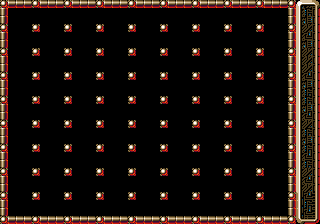

Rendered tile map (Tiled .tmx) drawn with the repository's tilesets; below, a short description and the full map source, tile grids included:
An orthogonal 40x28 tile map with 8x8 px tiles, 1 tile layer (Tile Layer 1).

<map version="1.10" tiledversion="1.10.2" orientation="orthogonal" renderorder="right-down" width="40" height="28" tilewidth="8" tileheight="8" infinite="0" nextlayerid="2" nextobjectid="1">
 <tileset firstgid="1" source="oga-swm-tiles-alpha.tsx" />
 <layer id="1" name="Tile Layer 1" width="40" height="28">
  <data encoding="csv">
225,181,181,181,225,181,181,181,225,181,181,181,225,181,181,181,225,181,181,181,225,181,181,181,225,181,181,181,225,181,181,181,225,181,181,181,225,105,106,108,
224,0,0,0,0,0,0,0,0,0,0,0,0,0,0,0,0,0,0,0,0,0,0,0,0,0,0,0,0,0,0,0,0,0,0,0,224,149,194,152,
224,0,0,0,0,0,0,0,0,0,0,0,0,0,0,0,0,0,0,0,0,0,0,0,0,0,0,0,0,0,0,0,0,0,0,0,224,149,151,152,
225,0,0,0,225,0,0,0,225,0,0,0,225,0,0,0,225,0,0,0,225,0,0,0,225,0,0,0,225,0,0,0,225,0,0,0,225,149,150,152,
224,0,0,0,0,0,0,0,0,0,0,0,0,0,0,0,0,0,0,0,0,0,0,0,0,0,0,0,0,0,0,0,0,0,0,0,224,149,195,152,
224,0,0,0,0,0,0,0,0,0,0,0,0,0,0,0,0,0,0,0,0,0,0,0,0,0,0,0,0,0,0,0,0,0,0,0,224,149,151,152,
225,0,0,0,225,0,0,0,225,0,0,0,225,0,0,0,225,0,0,0,225,0,0,0,225,0,0,0,225,0,0,0,225,0,0,0,225,149,150,152,
224,0,0,0,0,0,0,0,0,0,0,0,0,0,0,0,0,0,0,0,0,0,0,0,0,0,0,0,0,0,0,0,0,0,0,0,224,149,150,152,
224,0,0,0,0,0,0,0,0,0,0,0,0,0,0,0,0,0,0,0,0,0,0,0,0,0,0,0,0,0,0,0,0,0,0,0,224,149,150,152,
225,0,0,0,225,0,0,0,225,0,0,0,225,0,0,0,225,0,0,0,225,0,0,0,225,0,0,0,225,0,0,0,225,0,0,0,225,149,195,152,
224,0,0,0,0,0,0,0,0,0,0,0,0,0,0,0,0,0,0,0,0,0,0,0,0,0,0,0,0,0,0,0,0,0,0,0,224,149,151,152,
224,0,0,0,0,0,0,0,0,0,0,0,0,0,0,0,0,0,0,0,0,0,0,0,0,0,0,0,0,0,0,0,0,0,0,0,224,149,194,152,
225,0,0,0,225,0,0,0,225,0,0,0,225,0,0,0,225,0,0,0,225,0,0,0,225,0,0,0,225,0,0,0,225,0,0,0,225,149,194,152,
224,0,0,0,0,0,0,0,0,0,0,0,0,0,0,0,0,0,0,0,0,0,0,0,0,0,0,0,0,0,0,0,0,0,0,0,224,149,151,152,
224,0,0,0,0,0,0,0,0,0,0,0,0,0,0,0,0,0,0,0,0,0,0,0,0,0,0,0,0,0,0,0,0,0,0,0,224,149,195,152,
225,0,0,0,225,0,0,0,225,0,0,0,225,0,0,0,225,0,0,0,225,0,0,0,225,0,0,0,225,0,0,0,225,0,0,0,225,149,150,152,
224,0,0,0,0,0,0,0,0,0,0,0,0,0,0,0,0,0,0,0,0,0,0,0,0,0,0,0,0,0,0,0,0,0,0,0,224,149,194,152,
224,0,0,0,0,0,0,0,0,0,0,0,0,0,0,0,0,0,0,0,0,0,0,0,0,0,0,0,0,0,0,0,0,0,0,0,224,149,151,152,
225,0,0,0,225,0,0,0,225,0,0,0,225,0,0,0,225,0,0,0,225,0,0,0,225,0,0,0,225,0,0,0,225,0,0,0,225,149,194,152,
224,0,0,0,0,0,0,0,0,0,0,0,0,0,0,0,0,0,0,0,0,0,0,0,0,0,0,0,0,0,0,0,0,0,0,0,224,149,195,152,
224,0,0,0,0,0,0,0,0,0,0,0,0,0,0,0,0,0,0,0,0,0,0,0,0,0,0,0,0,0,0,0,0,0,0,0,224,149,194,152,
225,0,0,0,225,0,0,0,225,0,0,0,225,0,0,0,225,0,0,0,225,0,0,0,225,0,0,0,225,0,0,0,225,0,0,0,225,149,150,152,
224,0,0,0,0,0,0,0,0,0,0,0,0,0,0,0,0,0,0,0,0,0,0,0,0,0,0,0,0,0,0,0,0,0,0,0,224,149,195,152,
224,0,0,0,0,0,0,0,0,0,0,0,0,0,0,0,0,0,0,0,0,0,0,0,0,0,0,0,0,0,0,0,0,0,0,0,224,149,150,152,
225,0,0,0,225,0,0,0,225,0,0,0,225,0,0,0,225,0,0,0,225,0,0,0,225,0,0,0,225,0,0,0,225,0,0,0,225,193,195,196,
224,0,0,0,0,0,0,0,0,0,0,0,0,0,0,0,0,0,0,0,0,0,0,0,0,0,0,0,0,0,0,0,0,0,0,0,224,193,194,196,
224,0,0,0,0,0,0,0,0,0,0,0,0,0,0,0,0,0,0,0,0,0,0,0,0,0,0,0,0,0,0,0,0,0,0,0,224,193,195,196,
225,181,181,181,225,181,181,181,225,181,181,181,225,181,181,181,225,181,181,181,225,181,181,181,225,181,181,181,225,181,181,181,225,181,181,181,225,237,238,240
</data>
 </layer>
</map>
